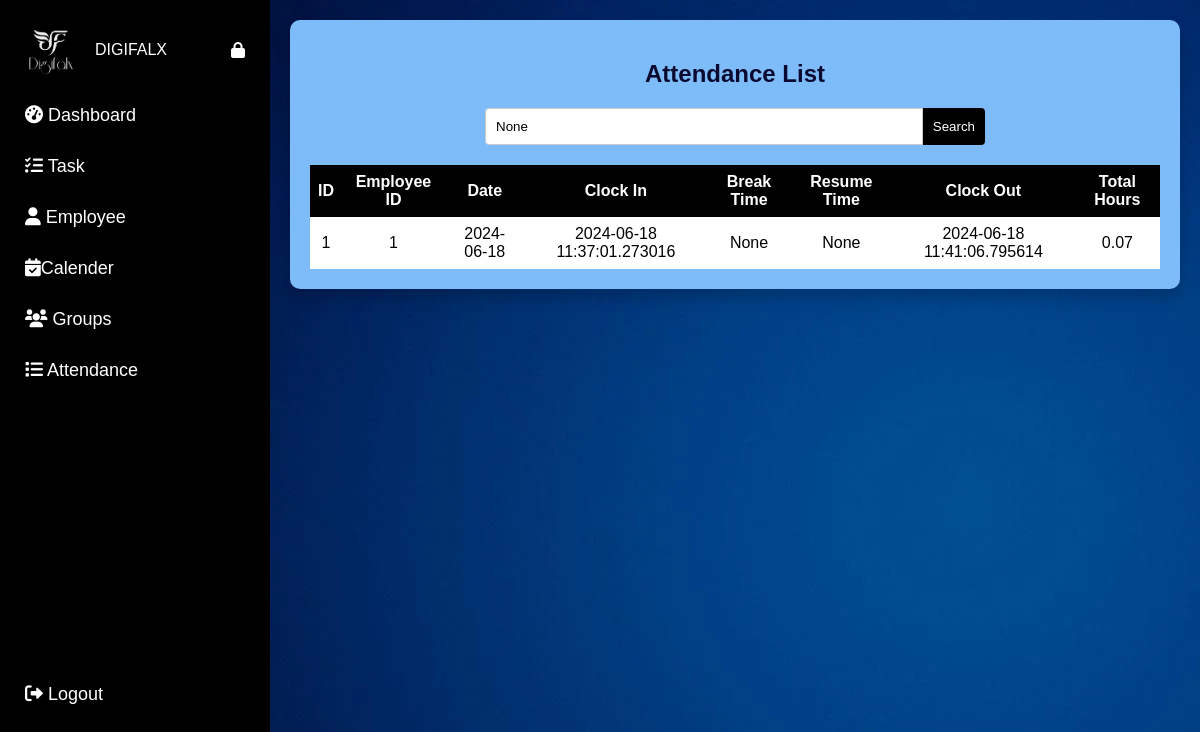
Page /attendance_list on the committed database.
### app.py (models this page shows)
class TimeEntry(db.Model):
    id = db.Column(db.Integer, primary_key=True)
    employee_id = db.Column(db.Integer, db.ForeignKey('employee.id'), nullable=False)
    date = db.Column(db.Date, nullable=False)
    clock_in = db.Column(db.DateTime)
    break_time = db.Column(db.DateTime)
    resume_time = db.Column(db.DateTime)
    clock_out = db.Column(db.DateTime)
    total_hours = db.Column(db.Float)

### app.py (the view)
@app.route('/attendance_list', methods=['GET'])
def attendance_list():
    search_query = request.args.get('search_query')
    if search_query:
        time_entries = db.session.query(TimeEntry).join(Employee).filter(Employee.username.ilike(f"%{search_query}%")).all()
    else:
        time_entries = TimeEntry.query.all()
    employees = Employee.query.all()
    return render_template('attendance_list.html', time_entries=time_entries, search_query=search_query , employees=employees)

### templates/attendance_list.html (shortened to what this page needs)
<!DOCTYPE html>
<html lang="en">
<head>
    <link rel="stylesheet" href="https://cdnjs.cloudflare.com/ajax/libs/font-awesome/6.0.0-beta3/css/all.min.css">
    <link href='https://unpkg.com/boxicons@2.1.1/css/boxicons.min.css' rel='stylesheet'>
    <link rel="stylesheet" type="text/css" href="{{ url_for('static', filename='attendance_list.css') }}">
</head>
<body>
    <div class="sidebar" id="mySidebar">
        <div class="sidebar-header">
            <img src="/static/images/logo.png" alt="Logo" class="sidebar-logo">
            <span class="sidebar-text">DIGIFALX</span>
            <i class="fas fa-lock" id="lockIcon" onclick="toggleLock()"></i>
        </div>
        <a href="{{ url_for('admin') }}"><i class="fas fa-tachometer-alt"></i> <span
                class="menu-text">Dashboard</span></a>
        <a href="{{ url_for('admintasklist') }}"><i class="fas fa-tasks"></i> <span class="menu-text">Task</span></a>
        <a href="{{ url_for('employee_list') }}"><i class="fas fa-user"></i> <span class="menu-text">Employee</span></a>
        <a href="{{ url_for('admincalender') }}"><i class="fas fa-calendar-check"></i><span
                class="menu-text">Calender</span></a>
        <a href="{{ url_for('list_group') }}"><i class="fas fa-users"></i> <span class="menu-text">Groups</span></a>
        <a href="{{ url_for('attendance_list') }}"><i class="fas fa-list"></i> <span
                class="menu-text">Attendance</span></a>
        <a href="{{ url_for('logout') }}" class="logout"><i class="fas fa-sign-out-alt"></i> <span
                class="menu-text">Logout</span></a>
    </div>
    <div id="main" class="content">
        <div class="jumbotron">
            <h2 style="text-align: center; color: rgb(10, 10, 49);">Attendance List</h2>
            <div class="form-container">
                <form class="search-bar" action="{{ url_for('attendance_list') }}" method="GET">
                    <input type="text" name="search_query" placeholder="Search by username..." value="{{ search_query }}">
                    <button type="submit">Search</button>
                </form>
            </div>
            <table>
                <thead>
                    <tr>
                        <th>ID</th>
                        <th>Employee ID</th>
                        <th>Date</th>
                        <th>Clock In</th>
                        <th>Break Time</th>
                        <th>Resume Time</th>
                        <th>Clock Out</th>
                        <th>Total Hours</th>
                    </tr>
                </thead>
                <tbody>
                    {% for entry in time_entries %}
                    <tr>
                        <td>{{ entry.id }}</td>
                        <td>
                            {{ entry.employee_id }}
                        </td>
                        <td>{{ entry.date }}</td>
                        <td>{{ entry.clock_in }}</td>
                        <td>{{ entry.break_time }}</td>
                        <td>{{ entry.resume_time }}</td>
                        <td>{{ entry.clock_out }}</td>
                        <td>{{ entry.total_hours }}</td>
                    </tr>
                    {% endfor %}
                </tbody>
            </table>
        </div>
    </div>
</body>
</html>

### static/attendance_list.css (style rules this page uses)
body { margin: 0; background: linear-gradient(120deg, #f0f4f8, #d9e2ec); font-family: 'Trebuchet MS', 'Lucida Sans Unicode', 'Lucida Grande', 'Lucida Sans', Arial, sans-serif; background-image: url(/static/images/bg.png); }
.sidebar { height: 100%; width: 270px; position: fixed; top: 0; left: 0; background-color: black; overflow-x: hidden; transition: width 0.5s; padding-top: 0; z-index: 1000; }
.sidebar-header { display: flex; align-items: center; padding: 15px 25px; color: white; margin-top: 10px; }
.sidebar-logo { width: 50px; height: 50px; margin-right: 20px; }
.sidebar-text { flex-grow: 1; }
#lockIcon { cursor: pointer; }
.sidebar a { padding: 15px 25px; text-decoration: none; font-size: large; color: rgb(255, 255, 255); display: block; transition: 0.3s; }
.sidebar a.logout { position: absolute; bottom: 80px; width: 100%; }
#main { transition: margin-left 0.5s; padding: 20px; margin-left: 270px; }
.form-container { display: flex; flex-direction: column; align-items: center; margin-top: 20px; }
.search-bar { margin-bottom: 20px; width: 100%; max-width: 500px; display: flex; }
.search-bar input { width: 100%; padding: 10px; border: 1px solid #ccc; border-radius: 4px 0 0 4px; }
.search-bar button { padding: 10px; border: none; background-color: #000; color: white; cursor: pointer; border-radius: 0 4px 4px 0; }
.jumbotron { background-color: #7ebcf9; padding: 20px; border-radius: 10px; box-shadow: 0 8px 16px rgba(0, 0, 0, 0.2); }
table { width: 100%; border-collapse: collapse; background-color: white; }
th, td { padding: 8px; text-align: center; }
th { background-color: #000000; color: #ffffff; }

### rows in the picture
TimeEntry: id "1", employee_id "1", date "2024-06-18", clock_in "2024-06-18 11:37:01.273016", break_time "None", resume_time "None", clock_out "2024-06-18 11:41:06.795614", total_hours "0.07"
